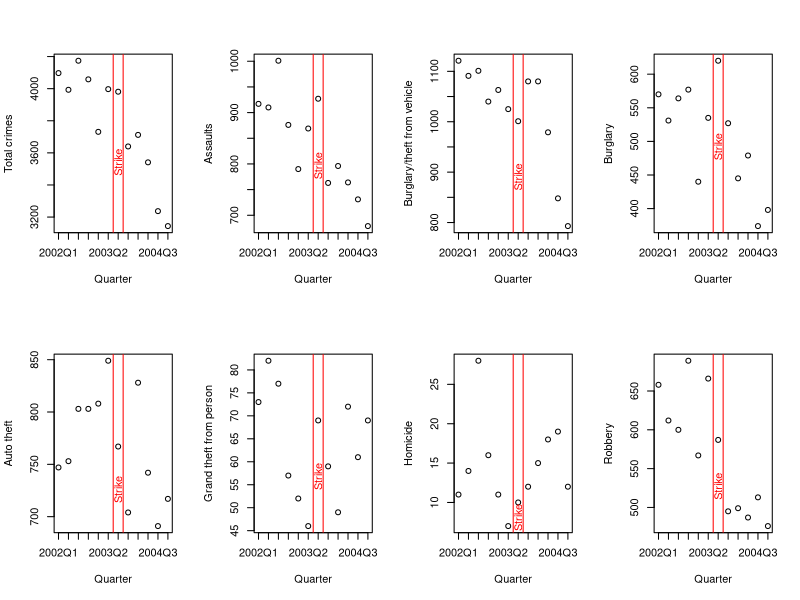

Here is the R script that generated this plot:
setwd("z:/articles/transit and crime/LAPDcrimedata")

library(lubridate)

# load crime and station information
crime.data <- read.csv("LAPD crime counts 1988-2014 merged.csv",as.is=TRUE)
station.rd.xwalk <- read.csv("METROdata/RD station xwalk.csv",as.is=TRUE)
station.rd.xwalk$open.date <- ymd(station.rd.xwalk$open.date)

# merge station information (opening date & line) onto crime data
crime.data$station.date <- ymd(NA)
crime.data$line         <- NA

xwalk.var <- strsplit(crime.data$rd,";")
for(i in which(!is.na(station.rd.xwalk$open.date)))
{
   j <- which(sapply(xwalk.var, function(x) {station.rd.xwalk$rd[i] %in% x}))
   crime.data$station.date[j] <- station.rd.xwalk$open.date[i]
   crime.data$line[j]         <- station.rd.xwalk$Line[i]
}

# compute number of quarters station open (negative means days until open)
crime.data$Q.open <- NA
i <- !is.na(crime.data$station.date)
crime.data$Q.open[i] <- with(crime.data[i,], 
   (year+Q/4-1/8)-decimal_date(station.date))

# add strike flag
#   strike September 16-October 18, 2000
#   strike October 14-November 18, 2003
crime.data$strike03 <- with(crime.data, as.numeric(Q==3 & year==2003))

write.csv(crime.data,file="data.csv",
          row.names=FALSE,quote=FALSE)

# examine 2003 strike
# get RDs with stations that should be open in 2002Q2
RDstations2003 <- with(subset(crime.data,year==2002 & Q==2 & !is.na(Q.open)), 
                       rd[Q.open>0])
data0 <- subset(crime.data, (year %in% 2002:2004) & (Q %in% 1:4) &
                            (rd %in% RDstations2003))
data0$TOT <- with(data0, AGG+BTFV+BURG+GTA+GTP+HOM+ROBB)

b <- list(list(form=TOT ~Q+year,lab="Total crimes"),
          list(form=AGG ~Q+year,lab="Assaults"),
          list(form=BTFV~Q+year,lab="Burglary/theft from vehicle"),
          list(form=BURG~Q+year,lab="Burglary"),
          list(form=GTA ~Q+year,lab="Auto theft"),
          list(form=GTP ~Q+year,lab="Grand theft from person"),
          list(form=HOM ~Q+year,lab="Homicide"),
          list(form=ROBB~Q+year,lab="Robbery"))

par(mfrow=c(2,4))
for(i in 1:8)
{
   a <- aggregate(b[[i]]$form,data=data0,FUN=sum)
   plot(1:12,a[,3],axes=FALSE,xlab="Quarter",ylab=b[[i]]$lab)
   box()
   axis(1,1:12,paste0(a$year,"Q",a$Q))
   axis(2)
   abline(v=c(6.5,7.5),col="red")
   text(7.0,(par()$usr[3]+a[7,3])/2,"Strike",col="red",srt=90)
}
